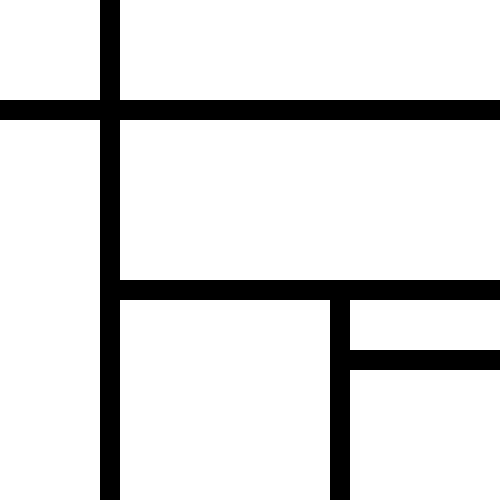
Frame 1 (no input)
Frame 60 (the mouse pressed at the canvas centre just before this capture): identical to frame 1, image omitted
Frame 120 (the mouse held since frame 60 and released just before this capture): identical to frame 1, image omitted

The Processing sketch that drew this single still picture (run headless with seeded random() and noise(); from frame 60 on, the mouse is pressed at the canvas centre):

// Processing sketch: processing_42230
// ── processing_42230.pde


 
void setup(){
size(500,500);
smooth();
background(255);
}
 
 
void draw(){
  noStroke();
  fill(0);
   rect(100,0,20,500);
   rect(0,100,500,20);
   rect(100,280,500,20);
   rect(350,350,500,20);
   rect(330,280,20,500);
   
   
  if (mousePressed && (mouseButton == LEFT)) {
 
    stroke(255);
    strokeWeight(25);
 line(mouseX, mouseY, pmouseX, pmouseY);
 
 
  if (keyPressed && key == 'r') {
   stroke(255,0,0);
    strokeWeight(25);
 line(mouseX, mouseY, pmouseX, pmouseY);   
      
    
   

    }
    if (keyPressed && key == 'b') {
   stroke(0,0,255);
    strokeWeight(25);
 line(mouseX, mouseY, pmouseX, pmouseY);   
      
    
   

    }
    
    if (keyPressed && key == 'y') {
   stroke(255,230,0);
    strokeWeight(25);
 line(mouseX, mouseY, pmouseX, pmouseY);   
      
    
   

    }
if (keyPressed && key == '0') {
   stroke(0);
    strokeWeight(25);
 line(mouseX, mouseY, pmouseX, pmouseY);     

}

}
  
}
                
                
